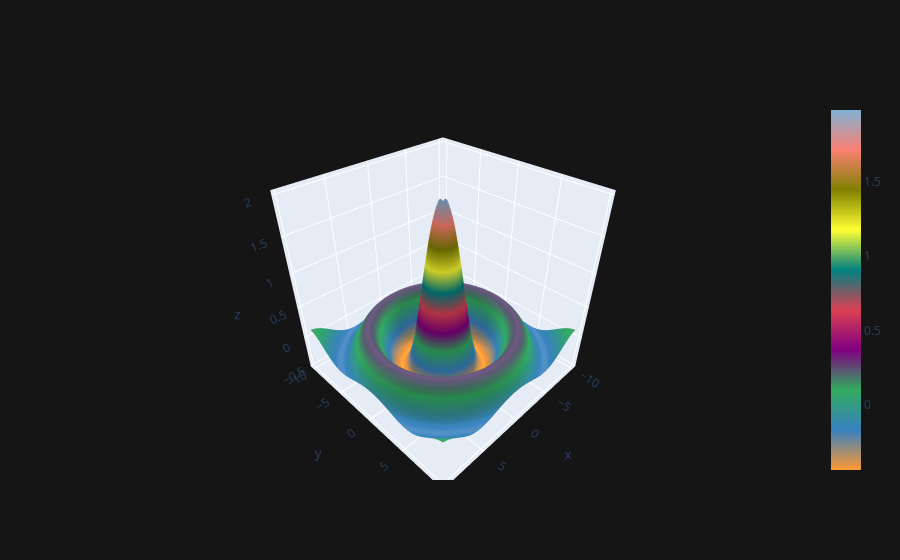

Notebook code cell kept with this figure:
### Code cell
cf.datagen.sinwave(10, 0.25).iplot(kind = 'surface')

### Figure 1 — Plotly figure (JSON) as saved in the notebook; plotly's stock layout.template omitted (floating-point values rounded to 4 significant figures; data arrays with more than 128 entries replaced by an {"elided": "..."} marker saying what was removed)
{"data": [{"colorscale": [[0, "rgb(255, 153, 51)"], [0.1111, "rgb(55, 128, 191)"], [0.2222, "rgb(50, 171, 96)"], [0.3333, "rgb(128, 0, 128)"], [0.4444, "rgb(219, 64, 82)"], [0.5556, "rgb(0, 128, 128)"], [0.6667, "rgb(255, 255, 51)"], [0.7778, "rgb(128, 128, 0)"], [0.8889, "rgb(251, 128, 114)"], [1, "rgb(128, 177, 211)"]], "type": "surface", "x": [-10, -9.75, -9.5, -9.25, -9, -8.75, -8.5, -8.25, -8, -7.75, -7.5, -7.25, -7, -6.75, -6.5, -6.25, -6, -5.75, -5.5, -5.25, -5, -4.75, -4.5, -4.25, -4, -3.75, -3.5, -3.25, -3, -2.75, -2.5, -2.25, -2, -1.75, -1.5, -1.25, -1, -0.75, -0.5, -0.25, 0, 0.25, 0.5, 0.75, 1, 1.25, 1.5, 1.75, 2, 2.25, 2.5, 2.75, 3, 3.25, 3.5, 3.75, 4, 4.25, 4.5, 4.75, 5, 5.25, 5.5, 5.75, 6, 6.25, 6.5, 6.75, 7, 7.25, 7.5, 7.75, 8, 8.25, 8.5, 8.75, 9, 9.25, 9.5, 9.75], "y": [-10, -9.75, -9.5, -9.25, -9, -8.75, -8.5, -8.25, -8, -7.75, -7.5, -7.25, -7, -6.75, -6.5, -6.25, -6, -5.75, -5.5, -5.25, -5, -4.75, -4.5, -4.25, -4, -3.75, -3.5, -3.25, -3, -2.75, -2.5, -2.25, -2, -1.75, -1.5, -1.25, -1, -0.75, -0.5, -0.25, 0, 0.25, 0.5, 0.75, 1, 1.25, 1.5, 1.75, 2, 2.25, 2.5, 2.75, 3, 3.25, 3.5, 3.75, 4, 4.25, 4.5, 4.75, 5, 5.25, 5.5, 5.75, 6, 6.25, 6.5, 6.75, 7, 7.25, 7.5, 7.75, 8, 8.25, 8.5, 8.75, 9, 9.25, 9.5, 9.75], "z": {"elided": "80x80 float values"}}], "layout": {"legend": {"bgcolor": "#151516", "font": {"color": "#D9D9D9"}}, "paper_bgcolor": "#151516", "plot_bgcolor": "#151516", "title": {"font": {"color": "#D9D9D9"}}, "xaxis": {"gridcolor": "#434343", "showgrid": true, "tickfont": {"color": "#C2C2C2"}, "title": {"font": {"color": "#D9D9D9"}, "text": ""}, "zerolinecolor": "#666570"}, "yaxis": {"gridcolor": "#434343", "showgrid": true, "tickfont": {"color": "#C2C2C2"}, "title": {"font": {"color": "#D9D9D9"}, "text": ""}, "zerolinecolor": "#666570"}}}
